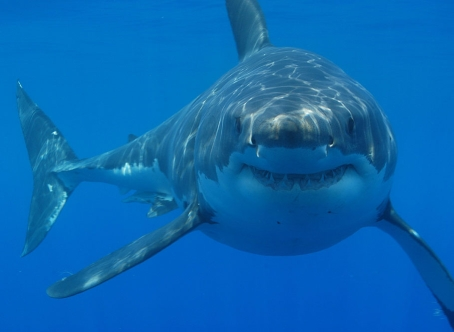
%> input picture IF69D_Slides_10_arquivos/shark1.jpg, 454 x 332 px
$ octave color_19.m   (GNU Octave 9; MATLAB toolbox functions it lacks are replaced by stand-ins)
%> lines starting %> are read from the running program, lines starting %| are printed output that depends on the picture
% color_19 [script]
% Importante: MATLAB tem a função imsegkmeans,
% mais versátil para imagens (não requer reshape)
% ver color_19_imsegkmeans.m

clc, clear, close all

rgb = imread('shark1.jpg');
%> rgb is the input picture: size 332x454x3 uint8; mean R, G, B 9, 103.7, 178.6

figure, imshow(rgb), title('rgb');
nr = size(rgb,1);
%> nr = 332
nc = size(rgb,2);
%> nc = 454
np = nr*nc;
%> np = 150728

% reorganiza pra passar pro k-means
rgbCols = reshape(rgb, np, 3);
rgbColsd = double(rgbCols);
% [5 lines of commented-out code are left out]

K = 8;

% K-means no RGB
idx1 = kmeans(rgbColsd, K, 'Distance', 'sqeuclidean');
x1 = reshape(idx1, nr, nc);
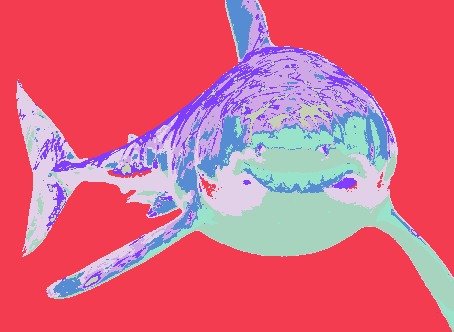
%> x1: size 332x454 double; 8 distinct labels, from 1 to 8; one colour per label, 0 black
x1L = label2rgb(x1);
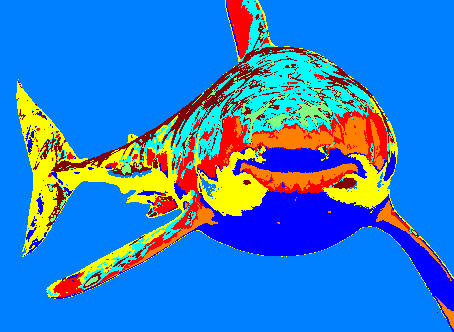
%> x1L: size 332x454x3 uint8; mean R, G, B 48.5, 125.4, 201.3
figure, imshow(x1L), title('K-means RGB')

% Agora testando K-means no L*a*b*
labCols = rgb2lab(rgbColsd);
idx4 = kmeans(labCols, K, 'Distance', 'sqeuclidean');
x4 = reshape(idx4, nr, nc);
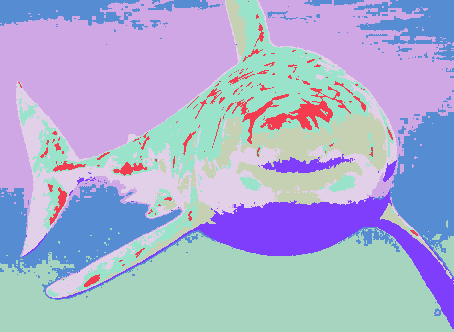
%> x4: size 332x454 double; 8 distinct labels, from 1 to 8; one colour per label, 0 black
x4L = label2rgb(x4);
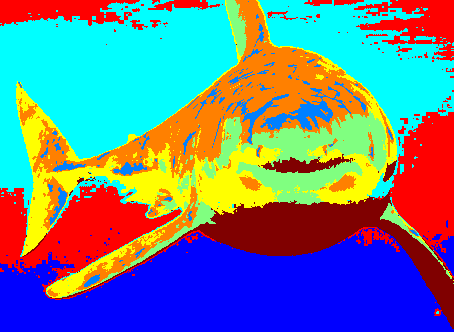
%> x4L: size 332x454x3 uint8; mean R, G, B 107.7, 126, 138.2
figure, imshow(x4L), title('K-means L*a*b*')

% Minimum variance quantization do MATLAB (RGB)
[X_q, cmap_q] = rgb2ind(rgb,K,'nodither');
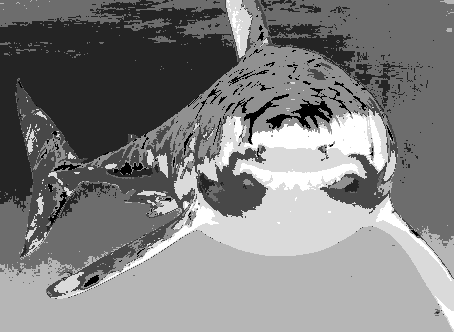
%> X_q: size 332x454 uint8; min 0, max 7, mean 3.52; drawn with min black and max white
%> cmap_q = [0.38 0.631 0.733; 0.00392 0.463 0.773; 0.051 0.408 0.624; 0.00392 0.431 0.769; 0.188 0.467 0.62; 0.00392 0.369 0.757; 0.0235 0.318 0.561; 0.0431 0.255 0.427]
figure , imshow(X_q , cmap_q), title('rgb2ind cor do centro do cubo')
%> after `imshow(X_q , cmap_q)`:
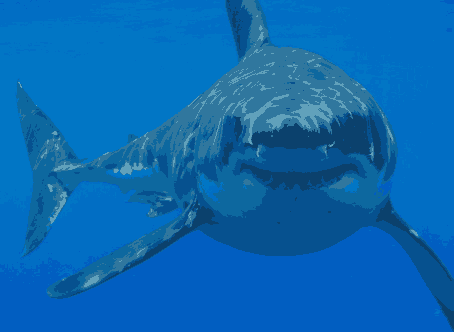
%> displayed picture: size 332x454x3, on the screen's scale of 0 to 255; mean R, G, B 9, 103.8, 178.7
figure , imshow(X_q , colormap(jet(K))), title('rgb2ind pseudocores')
%> after `imshow(X_q , colormap(jet(K)))`:
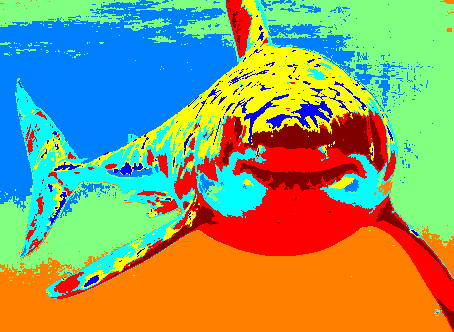
%> displayed picture: size 332x454x3, on the screen's scale of 0 to 255; mean R, G, B 143.7, 155.7, 106.3
